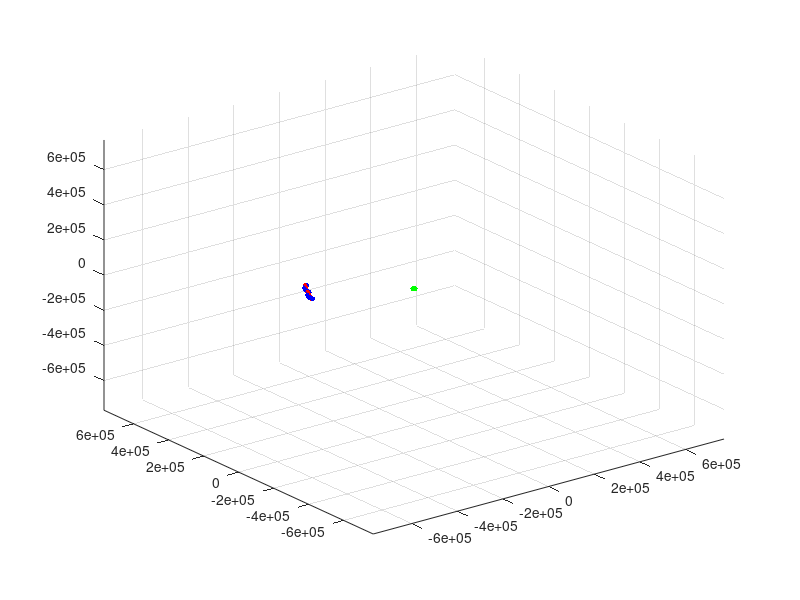
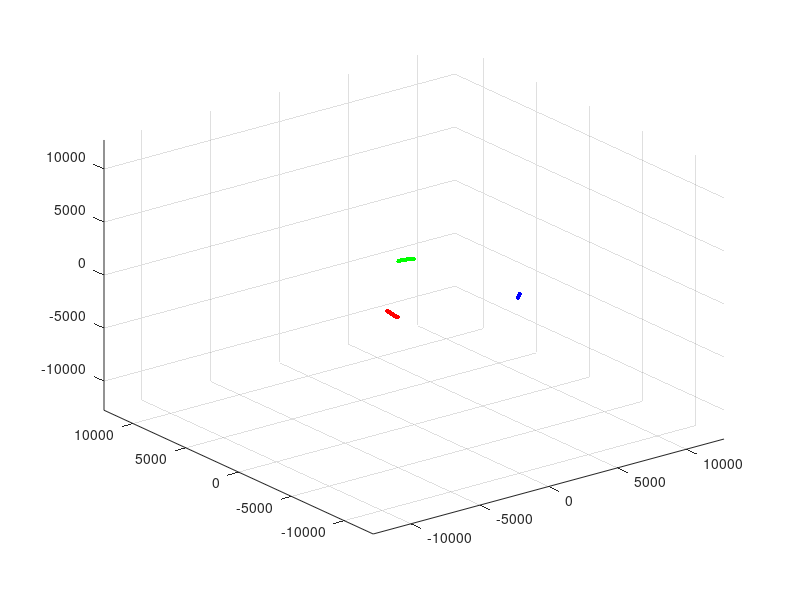

Recreate these plots in MATLAB, in order.
clc; clear all; close all

%% Read in saved states
load('states_1day_10el.mat')


%% Plot in Earth Reference Frame

% Initialize the figure and 3D plot
figure;
view(3);
hold on;
grid on;
xlim([-2*d_earth_moon, 2*d_earth_moon]);
ylim([-2*d_earth_moon, 2*d_earth_moon]);
zlim([-2*d_earth_moon, 2*d_earth_moon]);

% Pre-create the plot object for efficiency
h = plot3(NaN, NaN, NaN, 'b.', 'MarkerSize', 10);
h2 = plot3(NaN, NaN, NaN, 'r.', 'MarkerSize', 10);
h3 = plot3(NaN, NaN, NaN, 'g.', 'MarkerSize', 10);

% Initialize data storage for the plot
xyz_data_sat_lunar1 = sat_lunar1_pos(:,1);
xyz_data_moon = moon_pos(:,1);
xyz_data_gs1 = gs1_pos(:,1);

% Loop to update the plot
for i = 2:length(times)

    % Append the new point to the data arrays
    xyz_data_sat_lunar1 = [[xyz_data_sat_lunar1(1,:), sat_lunar1_pos(1, i) / 1e3]; ...
        [xyz_data_sat_lunar1(2,:), sat_lunar1_pos(2, i) / 1e3]; ...
        [xyz_data_sat_lunar1(3,:), sat_lunar1_pos(3, i) / 1e3]];

    xyz_data_moon = [[xyz_data_moon(1,:), moon_pos(1, i) / 1e3]; ...
        [xyz_data_moon(2,:), moon_pos(2, i) / 1e3]; ...
        [xyz_data_moon(3,:), moon_pos(3, i) / 1e3]];
    
    xyz_data_gs1 = [[xyz_data_gs1(1,:), gs1_pos(1, i) / 1e3]; ...
        [xyz_data_gs1(2,:), gs1_pos(2, i) / 1e3]; ...
        [xyz_data_gs1(3,:), gs1_pos(3, i) / 1e3]];

    
    % Update the data of the plot object
    num_trail = 10000;
    if i > num_trail
        set(h, 'XData', xyz_data_sat_lunar1(1,end-num_trail:end), ...
            'YData', xyz_data_sat_lunar1(2,end-num_trail:end), ...
            'ZData', xyz_data_sat_lunar1(3,end-num_trail:end));
        set(h2, 'XData', xyz_data_moon(1,end-num_trail:end), ...
            'YData', xyz_data_moon(2,end-num_trail:end), ...
            'ZData', xyz_data_moon(3,end-num_trail:end));
        set(h3, 'XData', xyz_data_gs1(1,end-num_trail:end), ...
            'YData', xyz_data_gs1(2,end-num_trail:end), ...
            'ZData', xyz_data_gs1(3,end-num_trail:end));

    else
        set(h, 'XData', xyz_data_sat_lunar1(1,:), ...
            'YData', xyz_data_sat_lunar1(2,:), ...
            'ZData', xyz_data_sat_lunar1(3,:));
        set(h2, 'XData', xyz_data_moon(1,:), ...
            'YData', xyz_data_moon(2,:), ...
            'ZData', xyz_data_moon(3,:));
        set(h3, 'XData', xyz_data_gs1(1,:), ...
            'YData', xyz_data_gs1(2,:), ...
            'ZData', xyz_data_gs1(3,:));
    end

    % Refresh the plot
    drawnow limitrate; % Efficiently updates the figure
end
hold off;


%% Plot in Moon Reference Frame

% Initialize the figure and 3D plot
figure;
view(3);
hold on;
grid on;

% Set axis limits
xlim([-2*R_earth, 2*R_earth]);
ylim([-2*R_earth, 2*R_earth]);
zlim([-2*R_earth, 2*R_earth]);

% Pre-create the plot object for efficiency
h = plot3(NaN, NaN, NaN, 'b.', 'MarkerSize', 10);
h2 = plot3(NaN, NaN, NaN, 'r.', 'MarkerSize', 10);
h3 = plot3(NaN, NaN, NaN, 'g.', 'MarkerSize', 10);


% Initialize data storage for the plot
x_data_sat_lunar1 = [];
y_data_sat_lunar1 = [];
z_data_sat_lunar1 = [];

x_data_sat_lunar2 = [];
y_data_sat_lunar2 = [];
z_data_sat_lunar2 = [];

x_data_sat_lunar3 = [];
y_data_sat_lunar3 = [];
z_data_sat_lunar3 = [];

x_data_moon = [];
y_data_moon = [];
z_data_moon = [];


% Loop to update the plot
for i = 1:length(times)
    % Append the new point to the data arrays
    x_data_moon = [x_data_moon, moon_pos(1, i) / 1e3];
    y_data_moon = [y_data_moon, moon_pos(2, i) / 1e3];
    z_data_moon = [z_data_moon, moon_pos(3, i) / 1e3];

    x_data_sat_lunar1 = [x_data_sat_lunar1, sat_lunar1_pos(1, i) / 1e3 - x_data_moon(i)];
    y_data_sat_lunar1 = [y_data_sat_lunar1, sat_lunar1_pos(2, i) / 1e3 - y_data_moon(i)];
    z_data_sat_lunar1 = [z_data_sat_lunar1, sat_lunar1_pos(3, i) / 1e3 - z_data_moon(i)];

    x_data_sat_lunar2 = [x_data_sat_lunar2, sat_lunar2_pos(1, i) / 1e3 - x_data_moon(i)];
    y_data_sat_lunar2 = [y_data_sat_lunar2, sat_lunar2_pos(2, i) / 1e3 - y_data_moon(i)];
    z_data_sat_lunar2 = [z_data_sat_lunar2, sat_lunar2_pos(3, i) / 1e3 - z_data_moon(i)];

    x_data_sat_lunar3 = [x_data_sat_lunar3, sat_lunar3_pos(1, i) / 1e3 - x_data_moon(i)];
    y_data_sat_lunar3 = [y_data_sat_lunar3, sat_lunar3_pos(2, i) / 1e3 - y_data_moon(i)];
    z_data_sat_lunar3 = [z_data_sat_lunar3, sat_lunar3_pos(3, i) / 1e3 - z_data_moon(i)];
    
    num_trail = 10;
    if i > 100
        set(h, 'XData', x_data_sat_lunar1(end-num_trail:end), ...
                'YData', y_data_sat_lunar1(end-num_trail:end), ...
                'ZData', z_data_sat_lunar1(end-num_trail:end));
        set(h2, 'XData', x_data_sat_lunar2(end-num_trail:end), ...
                'YData', y_data_sat_lunar2(end-num_trail:end), ...
                'ZData', z_data_sat_lunar2(end-num_trail:end));
        set(h3, 'XData', x_data_sat_lunar3(end-num_trail:end), ...
                'YData', y_data_sat_lunar3(end-num_trail:end), ...
                'ZData', z_data_sat_lunar3(end-num_trail:end));

    else
        set(h, 'XData', x_data_sat_lunar1, ...
                'YData', y_data_sat_lunar1, ...
                'ZData', z_data_sat_lunar1);
        set(h2, 'XData', x_data_sat_lunar2, ...
                'YData', y_data_sat_lunar2, ...
                'ZData', z_data_sat_lunar2);
        set(h3, 'XData', x_data_sat_lunar3, ...
                'YData', y_data_sat_lunar3, ...
                'ZData', z_data_sat_lunar3);
    end
    
    % Refresh the plot
    drawnow limitrate; % Efficiently updates the figure
    pause(1e-3)
end
hold off;
